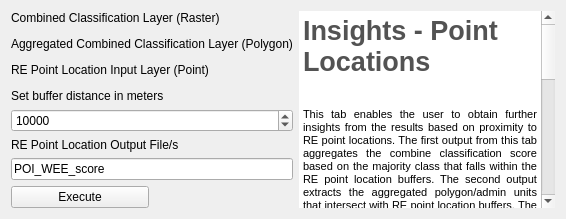
         <widget class="QWidget" name="tab_37">
          <attribute name="title">
           <string>RE Point Locations</string>
          </attribute>
          <layout class="QGridLayout" name="gridLayout_28">
           <item row="0" column="0" colspan="2">
            <widget class="QLabel" name="label_270">
             <property name="text">
              <string>Combined Classification Layer (Raster)</string>
             </property>
            </widget>
           </item>
           <item row="0" column="2" rowspan="11">
            <widget class="QTextEdit" name="textEdit_31">
             <property name="enabled">
              <bool>true</bool>
             </property>
             <property name="frameShape">
              <enum>QFrame::NoFrame</enum>
             </property>
             <property name="readOnly">
              <bool>true</bool>
             </property>
             <property name="html">
              <string>&lt;!DOCTYPE HTML PUBLIC &quot;-//W3C//DTD HTML 4.0//EN&quot; &quot;http://www.w3.org/TR/REC-html40/strict.dtd&quot;&gt;
&lt;html&gt;&lt;head&gt;&lt;meta name=&quot;qrichtext&quot; content=&quot;1&quot; /&gt;&lt;style type=&quot;text/css&quot;&gt;
p, li { white-space: pre-wrap; }
&lt;/style&gt;&lt;/head&gt;&lt;body style=&quot; font-family:'MS Shell Dlg 2'; font-size:8.25pt; font-weight:400; font-style:normal;&quot;&gt;
&lt;p style=&quot; margin-top:0px; margin-bottom:0px; margin-left:0px; margin-right:0px; -qt-block-indent:0; text-indent:0px;&quot;&gt;&lt;span style=&quot; font-size:20pt; font-weight:600; color:#535353;&quot;&gt;Insights - Point Locations&lt;/span&gt;&lt;/p&gt;
&lt;p align=&quot;justify&quot; style=&quot;-qt-paragraph-type:empty; margin-top:0px; margin-bottom:0px; margin-left:0px; margin-right:0px; -qt-block-indent:0; text-indent:0px; font-size:20pt; font-weight:600; color:#535353;&quot;&gt;&lt;br /&gt;&lt;/p&gt;
&lt;p align=&quot;justify&quot; style=&quot; margin-top:0px; margin-bottom:0px; margin-left:0px; margin-right:0px; -qt-block-indent:0; text-indent:0px;&quot;&gt;&lt;span style=&quot; font-size:8pt;&quot;&gt;This tab enables the user to obtain further insights from the results based on proximity to RE point locations. The first output from this tab aggregates the combine classification score based on the majority class that falls within the RE point location buffers. The second output extracts the aggregated polygon/admin units that intersect with RE point location buffers. The majority class extraction for the buffers is conducted using the original combine classification raster produced in step 2 of the &amp;quot;Enablement&amp;quot; tab.&lt;/span&gt;&lt;/p&gt;
&lt;p style=&quot; margin-top:12px; margin-bottom:12px; margin-left:0px; margin-right:0px; -qt-block-indent:0; text-indent:0px;&quot;&gt;&lt;span style=&quot; font-size:8pt; font-weight:600;&quot;&gt;Combine Classification Input Layer:&lt;/span&gt;&lt;span style=&quot; font-size:8pt;&quot;&gt; &lt;/span&gt;The combine classification output raster layer produced in step 2 of the &lt;span style=&quot; font-size:8pt;&quot;&gt; &amp;quot;Enablement&amp;quot;&lt;/span&gt; tab.&lt;/p&gt;
&lt;p style=&quot; margin-top:12px; margin-bottom:12px; margin-left:0px; margin-right:0px; -qt-block-indent:0; text-indent:0px;&quot;&gt;&lt;span style=&quot; font-size:8pt; font-weight:600;&quot;&gt;Aggregated Combine Classification Input Layer: &lt;/span&gt;The aggregated combine classification output polygon layer produced in step 3 of the &lt;span style=&quot; font-size:8pt;&quot;&gt; &amp;quot;Enablement&amp;quot;&lt;/span&gt; tab.&lt;/p&gt;
&lt;p style=&quot; margin-top:12px; margin-bottom:12px; margin-left:0px; margin-right:0px; -qt-block-indent:0; text-indent:0px;&quot;&gt;&lt;span style=&quot; font-size:8pt; font-weight:600;&quot;&gt;RE Point Location Input Layer: &lt;/span&gt;&lt;span style=&quot; font-size:8pt;&quot;&gt;Point locations of interest (.shp). This could be existing RE job locations or other points of interest.&lt;/span&gt;&lt;/p&gt;
&lt;p style=&quot; margin-top:12px; margin-bottom:12px; margin-left:0px; margin-right:0px; -qt-block-indent:0; text-indent:0px;&quot;&gt;&lt;span style=&quot; font-size:8pt; font-weight:600;&quot;&gt;Buffer Distance: &lt;/span&gt;&lt;span style=&quot; font-size:8pt;&quot;&gt;Maximum radial distance of circular buffer from point location in meters.&lt;/span&gt;&lt;/p&gt;
&lt;p style=&quot; margin-top:12px; margin-bottom:12px; margin-left:0px; margin-right:0px; -qt-block-indent:0; text-indent:0px;&quot;&gt;&lt;span style=&quot; font-size:8pt; font-weight:600;&quot;&gt;Output (RE Point): &lt;/span&gt;&lt;span style=&quot; font-size:8pt;&quot;&gt;A polygon layer showing the 15 score-population classes aggregated to the RE point buffers scale using the majority class that fall within the buffers. Additionally, the aggregated polygon/admin units that intersect with RE point location buffers are extracted along with their majority class to a new polygon layer.&lt;/span&gt;&lt;/p&gt;
&lt;p style=&quot;-qt-paragraph-type:empty; margin-top:12px; margin-bottom:12px; margin-left:0px; margin-right:0px; -qt-block-indent:0; text-indent:0px; font-size:8pt;&quot;&gt;&lt;br /&gt;&lt;/p&gt;&lt;/body&gt;&lt;/html&gt;</string>
             </property>
            </widget>
           </item>
           <item row="1" column="0" colspan="2">
            <widget class="QgsFileWidget" name="Insights_Buf_Input_Field"/>
           </item>
           <item row="2" column="0" colspan="2">
            <widget class="QLabel" name="label_276">
             <property name="text">
              <string>Aggregated Combined Classification Layer (Polygon)</string>
             </property>
            </widget>
           </item>
           <item row="3" column="0" colspan="2">
            <widget class="QgsFileWidget" name="Insights_AGGReclass_Input_Field_2"/>
           </item>
           <item row="4" column="0" colspan="2">
            <widget class="QLabel" name="label_263">
             <property name="text">
              <string>RE Point Location Input Layer (Point)</string>
             </property>
            </widget>
           </item>
           <item row="5" column="0" colspan="2">
            <widget class="QgsFileWidget" name="Insights_Points_Input_Field"/>
           </item>
           <item row="6" column="0" colspan="2">
            <widget class="QLabel" name="label_69">
             <property name="text">
              <string>Set buffer distance in meters</string>
             </property>
            </widget>
           </item>
           <item row="7" column="0" colspan="2">
            <widget class="QgsSpinBox" name="bufferDistance_SB">
             <property name="maximum">
              <number>100000</number>
             </property>
             <property name="value">
              <number>10000</number>
             </property>
            </widget>
           </item>
           <item row="8" column="0" colspan="2">
            <widget class="QLabel" name="label_268">
             <property name="text">
              <string>RE Point Location Output File/s</string>
             </property>
            </widget>
           </item>
           <item row="9" column="0" colspan="2">
            <widget class="QgsFilterLineEdit" name="Buffer_Output_Field">
             <property name="text">
              <string>POI_WEE_score</string>
             </property>
             <property name="qgisRelation" stdset="0">
              <string notr="true"/>
             </property>
            </widget>
           </item>
           <item row="10" column="0">
            <widget class="QPushButton" name="Buffer_Execute_PB">
             <property name="text">
              <string>Execute</string>
             </property>
            </widget>
           </item>
           <item row="10" column="1">
            <widget class="QLabel" name="REpoint_status">
             <property name="text">
              <string/>
             </property>
            </widget>
           </item>
          </layout>
         </widget>
